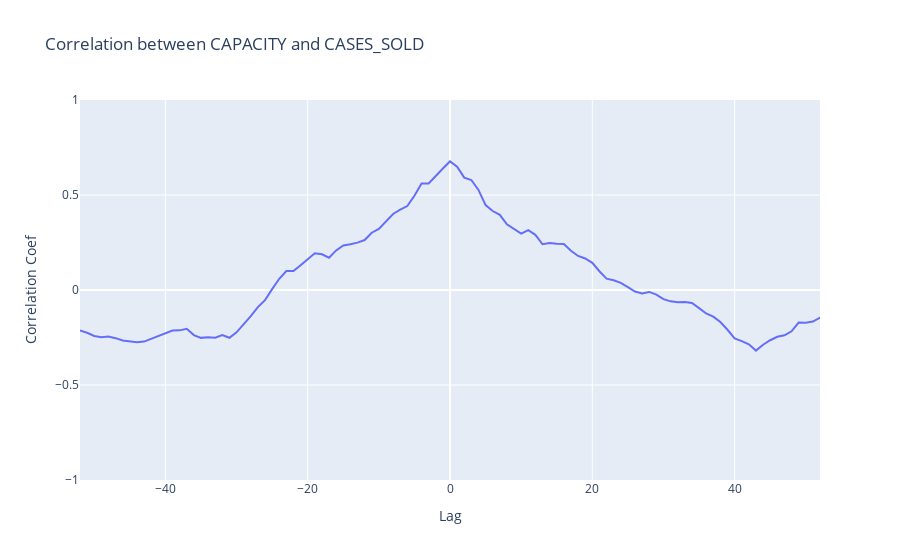

The code cell stored with this chart in its notebook:
### Markdown cell above
# Updated Cross Correlation Using Weekly Data

### Code cell
temp = final.groupby('FISC_YR_WK').agg(np.sum).reset_index()
x = temp['CAPACITY']
y = temp['CASES_SOLD']
lag = np.arange(-len(x) + 1, len(x))
coefs = correlate(x-x.mean(), y-y.mean(), mode='full') / (np.std(x) * np.std(y) * len(x))
px.line(x=lag, y=coefs, labels={'x':'Lag', 'y':'Correlation Coef'}, 
        title=('Correlation between ' + x.name + ' and ' + y.name),
        range_y=[-1, 1], range_x=[-52, 52])

### Figure 1 — Plotly figure (JSON) as saved in the notebook; plotly's stock layout.template omitted (floating-point values rounded to 4 significant figures; data arrays with more than 128 entries replaced by an {"elided": "..."} marker saying what was removed)
{"data": [{"hovertemplate": "Lag=%{x}<br>Correlation Coef=%{y}<extra></extra>", "legendgroup": "", "line": {"color": "#636efa", "dash": "solid"}, "marker": {"symbol": "circle"}, "mode": "lines", "name": "", "orientation": "v", "showlegend": false, "type": "scatter", "x": {"elided": "171 int values"}, "xaxis": "x", "y": {"elided": "171 float values"}, "yaxis": "y"}], "layout": {"legend": {"tracegroupgap": 0}, "title": {"text": "Correlation between CAPACITY and CASES_SOLD"}, "xaxis": {"anchor": "y", "domain": [0, 1], "range": [-52, 52], "title": {"text": "Lag"}}, "yaxis": {"anchor": "x", "domain": [0, 1], "range": [-1, 1], "title": {"text": "Correlation Coef"}}}}
